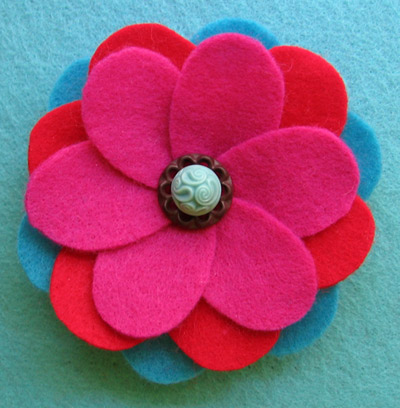
%> input picture Assignment 1 Outputs/flower.jpg, 400 x 408 px
$ octave Old_Image_Effect.m   (GNU Octave 9; MATLAB toolbox functions it lacks are replaced by stand-ins)
%> lines starting %> are read from the running program, lines starting %| are printed output that depends on the picture
% Step 1: Read the image and apply sepia filter
im = imread('flower.jpg');
%> im is the input picture: size 408x400x3 uint8; mean R, G, B 150.2, 87.4, 119.7

[rows, cols] = size(im(:,:,1));
%> rows = 408; cols = 400

% Sepia filter matrix
sepia_filter = [0.393, 0.769, 0.189;
                0.349, 0.686, 0.168;
                0.272, 0.534, 0.131];

sepia_im = zeros(rows, cols, 3);
%> sepia_im: size 408x400x3 double; every value is 0

% Apply the sepia filter using nested loops
for i = 1:rows
    for j = 1:cols
        R = im(i, j, 1);
        G = im(i, j, 2);
        B = im(i, j, 3);

        sepia_im(i, j, 1) = sepia_filter(1, 1) * R + sepia_filter(1, 2) * G + sepia_filter(1, 3) * B;
        sepia_im(i, j, 2) = sepia_filter(2, 1) * R + sepia_filter(2, 2) * G + sepia_filter(2, 3) * B;
        sepia_im(i, j, 3) = sepia_filter(3, 1) * R + sepia_filter(3, 2) * G + sepia_filter(3, 3) * B;
    end
end
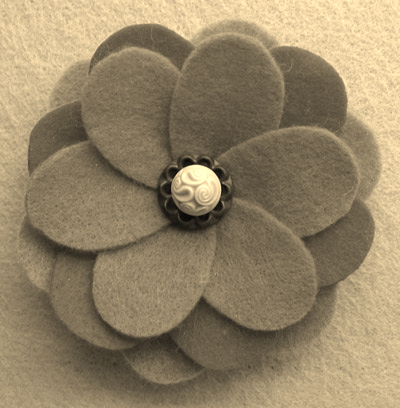
%> sepia_im: size 408x400x3 double; mean R, G, B 148.7, 132.5, 103.2

sepia_im = uint8(min(sepia_im, 255));
%> sepia_im: size 408x400x3 uint8

% Step 2: Show the original and sepia images separately
figure(1);
imshow(im);
title('Original Image');

figure(2);
imshow(sepia_im);
title('Sepia Effect');

% Step 3: Create Gaussian noise and show it
noise = imnoise(zeros(size(sepia_im)), 'gaussian', 0, 0.01);

figure(3);
imshow(noise, []);
title('Gaussian Noise');

% Step 4: Blend the sepia image with Gaussian noise
old_im = im2double(sepia_im) + noise;
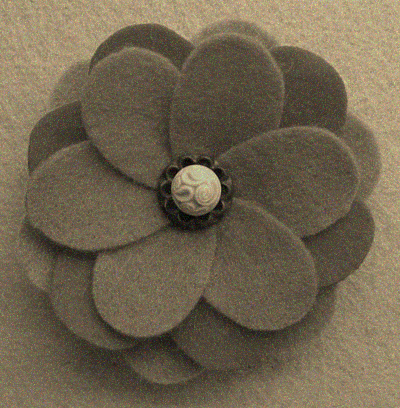
%> old_im: size 408x400x3 double; mean R, G, B 0.623, 0.559, 0.444; drawn with min black and max white

old_im = min(max(old_im, 0), 1);
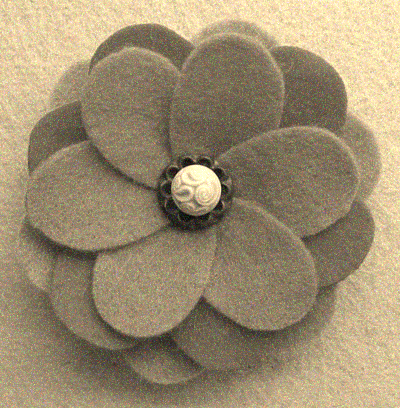
%> old_im: size 408x400x3 double; mean R, G, B 0.62, 0.559, 0.444

% Display the blended image (old image effect) separately
figure(4);
imshow(old_im);
title('Old Image Effect');

$ run again, with Assignment 1 Outputs/MY_IMAGE.jpg copied over Assignment 1 Outputs/flower.jpg
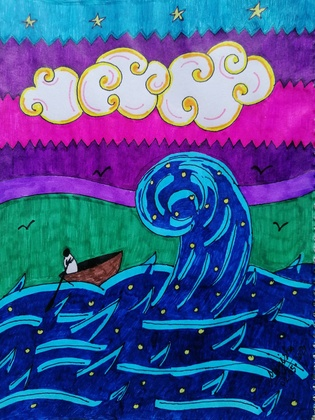
%> input picture Assignment 1 Outputs/MY_IMAGE.jpg, 315 x 420 px, shrunk from 828 x 1104 before the run
%> im is the input picture: size 420x315x3 uint8; mean R, G, B 66.8, 86.8, 147.1
%> rows = 420; cols = 315
%> after the loop `for i = 1:rows`:
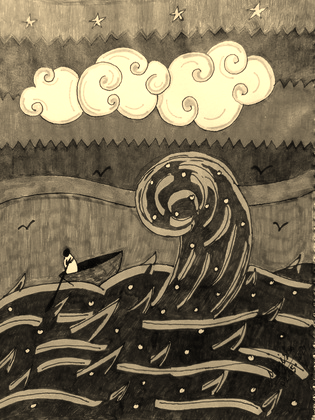
%> sepia_im: size 420x315x3 double; mean R, G, B 117.9, 107.1, 83.8
%> `old_im = min(max(old_im, 0), 1);`:
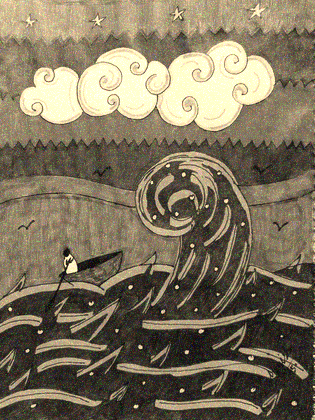
%> old_im: size 420x315x3 double; mean R, G, B 0.498, 0.457, 0.369

$ run again, with Assignment 1 Outputs/Mirror.png saved as Assignment 1 Outputs/flower.jpg
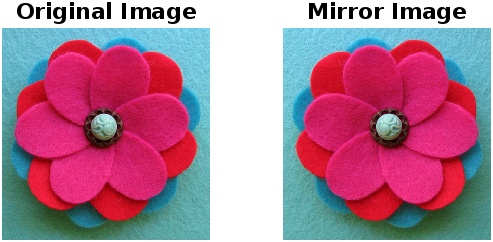
%> input picture Assignment 1 Outputs/Mirror.png, 493 x 242 px
%> im is the input picture: size 242x493x3 uint8; mean R, G, B 172.4, 125.9, 149.8
%> rows = 242; cols = 493
%> after the loop `for i = 1:rows`:
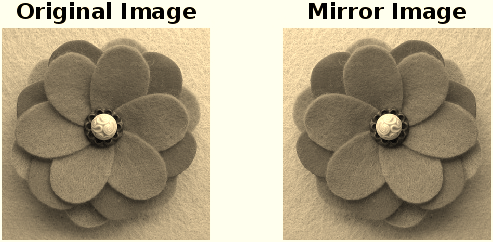
%> sepia_im: size 242x493x3 double; mean R, G, B 171.6, 159.5, 133.6
%> `old_im = min(max(old_im, 0), 1);`:
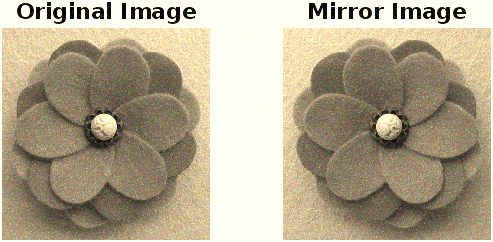
%> old_im: size 242x493x3 double; mean R, G, B 0.701, 0.655, 0.56

$ run again, with Assignment 1 Outputs/Nightvision.png saved as Assignment 1 Outputs/flower.jpg
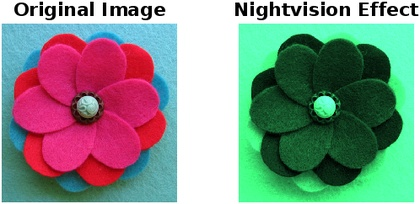
%> input picture Assignment 1 Outputs/Nightvision.png, 420 x 204 px, shrunk from 498 x 242 before the run
%> im is the input picture: size 204x420x3 uint8; mean R, G, B 133.3, 146.4, 138.1
%> rows = 204; cols = 420
%> after the loop `for i = 1:rows`:
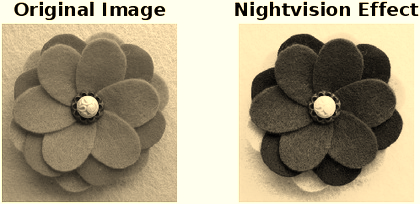
%> sepia_im: size 204x420x3 double; mean R, G, B 168.9, 158.3, 132.3
%> `old_im = min(max(old_im, 0), 1);`:
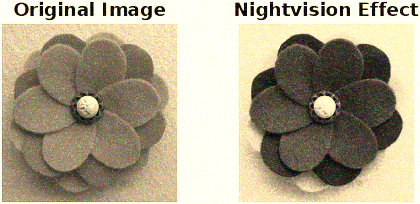
%> old_im: size 204x420x3 double; mean R, G, B 0.687, 0.649, 0.555
